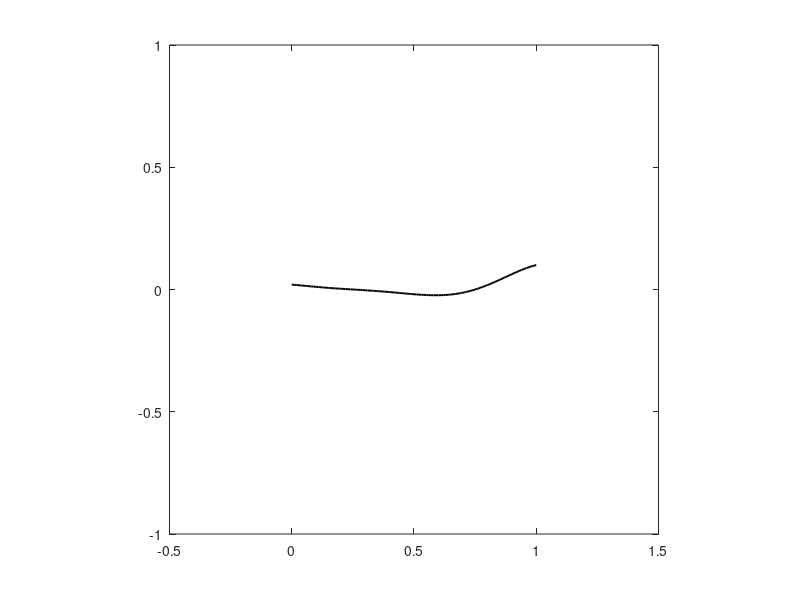

Here is the MATLAB script that generated this plot: (Note: this script raises an error after producing the figure.)
clear
clc
close all
%% Parameters
x =(0:0.01:1);
t =(0:0.01:1);
y = zeros(length(t),length(x));
Amp = 0.02-0.0825*x+0.1625*x.*x;
%% Deformation
for j=1:length(t)
    for i=1:length(x)
        xlabel = (x(i)-x(1))/max(x);
        y(j,i) = Amp(i)*cos(2*pi*(x(i)-t(j)));
    end
end
%% Plot
% a=plot(x,y(5,:),'k','LineWidth',1.4);
% axis equal
% axis([-0.5 1.5 -1 1])
% [A, map] = rgb2ind(frame2im(getframe),256);
% imwrite(A,map,'1.gif','LoopCount',65535,'DelayTime',0.1)

for k=1:length(t)
    a=plot(x,y(k,:),'k','LineWidth',1.4);
    axis equal
    axis([-0.5 1.5 -1 1])
    [A, map] = rgb2ind(frame2im(getframe),256);
    if k==1
        imwrite(A,map,'.\Scripts\1D.gif','LoopCount',Inf,'DelayTime',0.01)
    else
        imwrite(A,map,'.\Scripts\1D.gif','WriteMode','append','DelayTime',0.01)
    end
end
pause(1.0)
close all